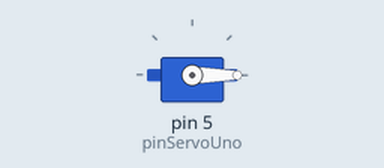
Recording of a sketch running on a simulated Arduino Mega 2560, built with avr-gcc and run on an emulated ATmega2560. Parts: servo.

Above: at 0.05 s.
At 5.05 s:
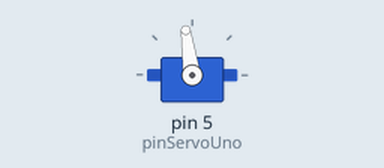
At 10.15 s:
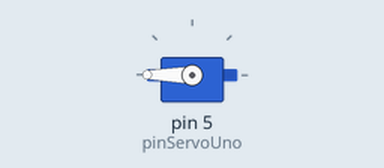
At 20.25 s:
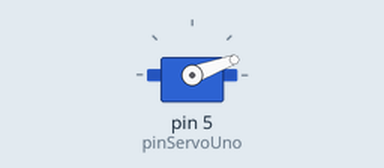
Timing chart, 0 to 31.3 s (numbered marks = the images above):
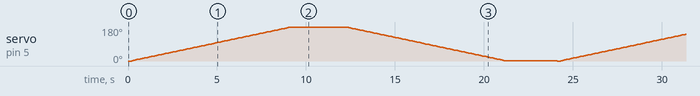

The sketch:

SG90.ino
```cpp
/*
  https://www.arduino.cc/reference/en/libraries/servo/

  Collegamenti
    brown -> GNR
    red -> 5V
    orange -> pin

  Methods
    attach()    // collega il servo, meglio non usare min e max il servo slitta.
    write()    // angolo da 0 a 180  90 middle-point
    writeMicroseconds()  // movimento tra 1000 e 2000  1500 middle-point
    read()  // return value of angle
    attached()  Check whether the Servo variable is attached to a pin
      true if the servo is attached to pin; false otherwise.
    detach()
      Detach the Servo variable from its pin.
        If all Servo variables are detached, then pins can be used for PWM


  Note that in Arduino 0016 and earlier, the Servo library supports servos on only two pins: 9 and 10.
  con Mega funzionano anche altri pin

*/

#include <Servo.h>

Servo servoUno;

  int pinServoUno = 5;
  int secondo = 10;            // un secondo = 1000 millisecondi
  int minuti = 60 * secondo;
  int timer = 5 * minuti; // 300000 millisecondi

void setup()
{
  servoUno.attach(pinServoUno);
  servoUno.write(0);
}

void loop()
{

  servoUno.write(0);
  for (int i = 0; i <= 180; i+=2)
  {
    delay(100);
    servoUno.write(i);
  }
  delay(timer);
  for (int i = 180; i > 0; i-=2)
  {
    delay(100);
    servoUno.write(i);
  }
  delay(timer);
}
```
